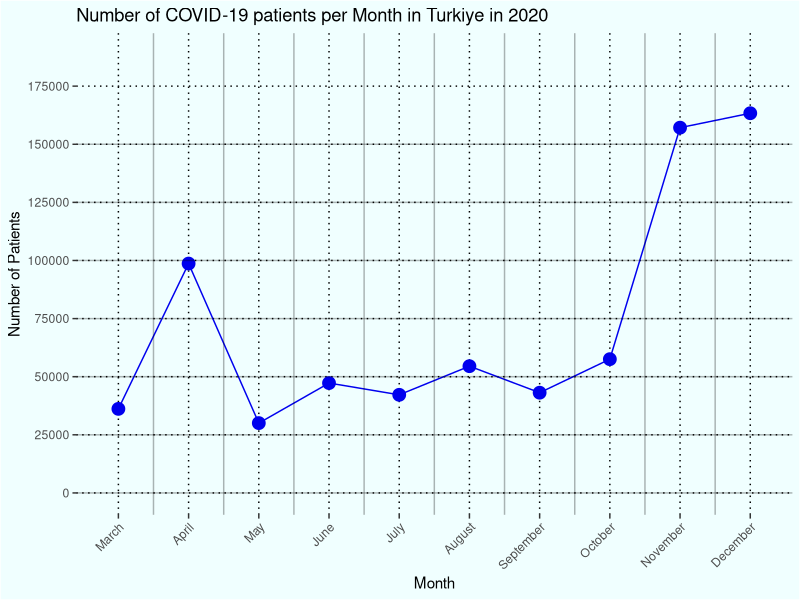

R code for this plot:
library(ggplot2)

# Data
months <- c("March", "April", "May", "June", "July", "August", "September", "October", "November", "December")
patients <- c(36160, 98674, 30044, 47261, 42214, 54530, 43120, 57547, 157141, 163350)
data <- data.frame(Month = factor(months, levels = months), Patients = patients)

# Create a line graph with custom colors, background, and grid
ggplot(data, aes(x = Month, y = Patients, group = 1)) +
  geom_line(color = "#0000EE") +
  geom_point(color = "#0000EE", size = 4) +
  labs(title = "Number of COVID-19 patients per Month in Turkiye in 2020",
       x = "Month",
       y = "Number of Patients") +
  theme(axis.text.x = element_text(angle = 45, hjust = 1),
        panel.background = element_rect(fill = "#F0FFFF")) + # Set background color
  theme(plot.background = element_rect(fill = "#F0FFFF")) + # Set plot background color
  theme(panel.grid.major = element_line(color = "black", size = 0.5, linetype = "dotted")) + 
  geom_vline(xintercept = seq(1.5, length(months) - 0.5, by = 1), color = "black", alpha = 0.3) + 
  geom_hline(yintercept = seq(0, max(data$Patients), by = 25000), color = "black", alpha = 0.3) + 
  scale_y_continuous(limits = c(0, max(data$Patients) + 25000), breaks = seq(0, max(data$Patients) + 25000, by = 25000)) + 
  theme(panel.grid.minor = element_blank()) 
